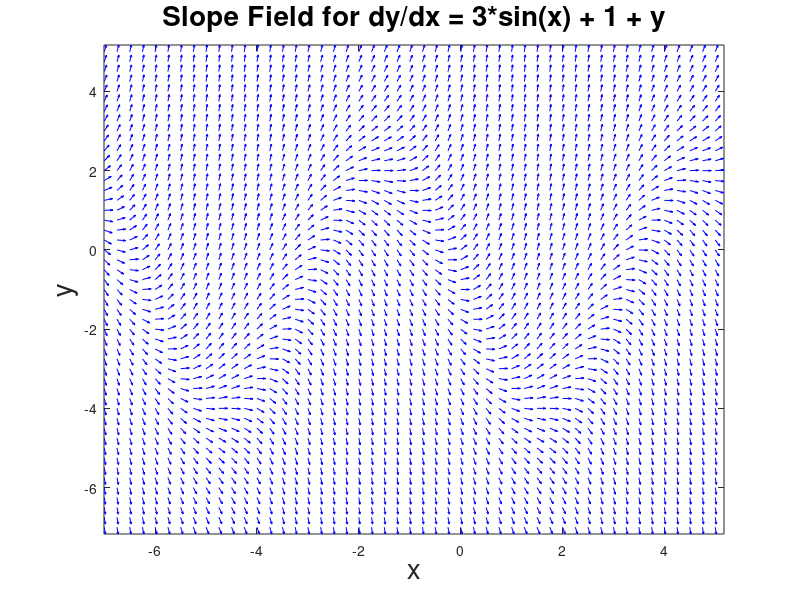

Write the MATLAB code that produced this figure.
clc, clearvars, close all

% Define grid
[x, y] = meshgrid(-7:0.25:5, -7:0.25:5);

% Define slope dy/dx = 3 - 2y
dy = 3*sin(x) + 1 +y;
dx = ones(size(dy)); % since slope = dy/dx, set dx=1

% Normalize to avoid overly long arrows
L = sqrt(dx.^2 + dy.^2);
dx = dx ./ L;
dy = dy ./ L;

% Plot slope field
figure(1)
quiver(x, y, dx, dy, 0.5, 'b')
xlabel('x', 'FontSize', 20)
ylabel('y', 'FontSize', 20)
%xticks(-6:1:6)
%yticks(-6:1:6)
title('Slope Field for dy/dx = 3*sin(x) + 1 + y', 'FontSize', 20)
axis tight
%ax = gca;
%ax.FontSize = 20;

%figure(2)


